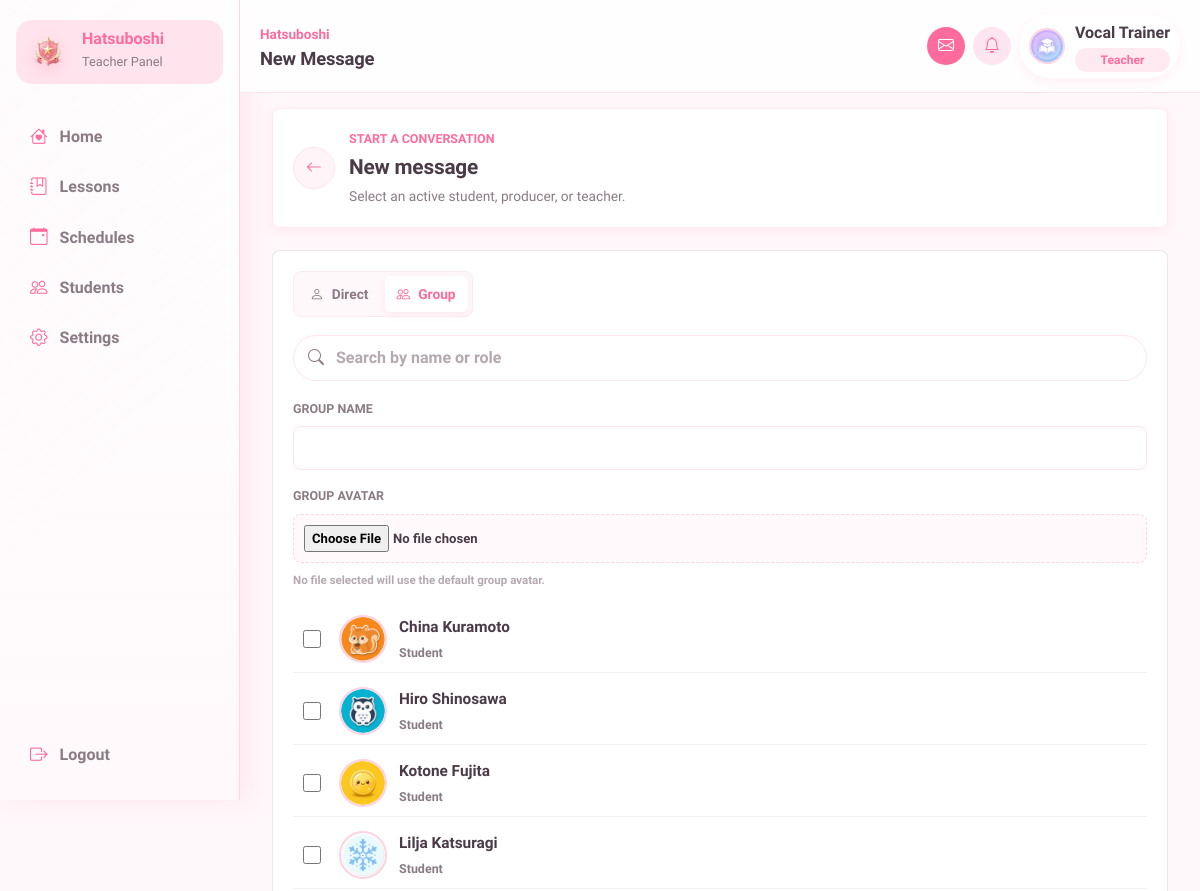
Before: /messages/compose.php?mode=group (signed in, upper part) with the older database file.
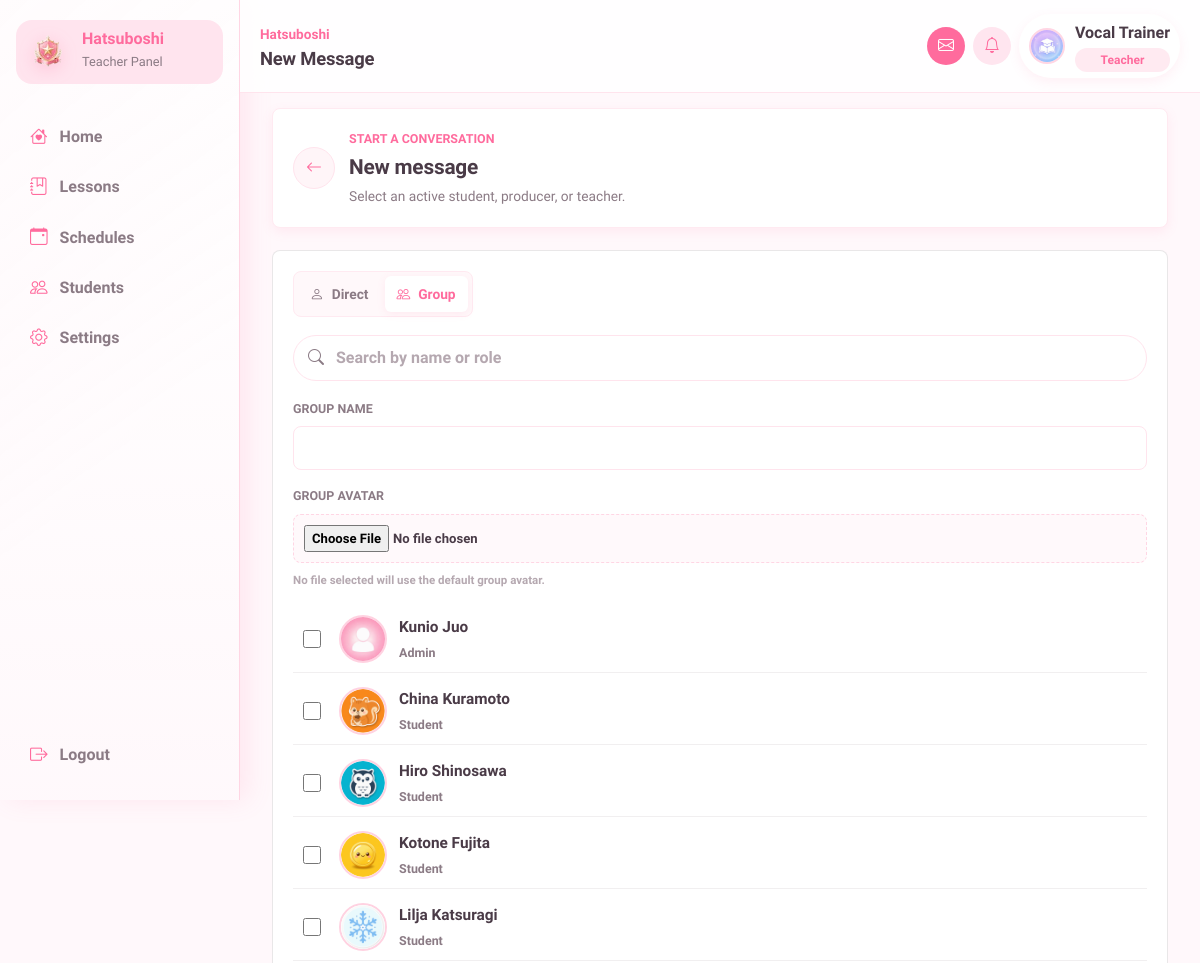
After: the same page with the newer database file.
### tables this page shows
CREATE TABLE `users` (
  `id` int(11) NOT NULL AUTO_INCREMENT,
  `username` varchar(50) NOT NULL,
  `password` varchar(255) NOT NULL,
  `role` enum('admin','producer','teacher','student') NOT NULL,
  `avatar` varchar(255) DEFAULT NULL,
  `is_active` tinyint(1) NOT NULL DEFAULT 1,
  `created_at` datetime NOT NULL DEFAULT current_timestamp(),
  `updated_at` datetime NOT NULL DEFAULT current_timestamp() ON UPDATE current_timestamp(),
  `last_login` datetime DEFAULT NULL,
  `theme_primary_color` varchar(20) DEFAULT '#FF6B9D',
  `theme_secondary_color` varchar(20) DEFAULT '#FFB3D1',
  PRIMARY KEY (`id`),
  UNIQUE KEY `uniq_users_username` (`username`),
  KEY `idx_users_role` (`role`),
  KEY `idx_users_is_active` (`is_active`)
);

### includes/message_group_helpers.php (called while the page is built, shortened)
<?php
function ensure_message_group_schema(PDO $pdo): void
{
    $column_exists = static function (string $table, string $column) use ($pdo): bool {
        $stmt = $pdo->prepare(
            'SELECT COUNT(*)
             FROM INFORMATION_SCHEMA.COLUMNS
             WHERE TABLE_SCHEMA = DATABASE()
               AND TABLE_NAME = ?
               AND COLUMN_NAME = ?'
        );
        $stmt->execute([$table, $column]);
        return (int) $stmt->fetchColumn() > 0;
    };
    try {
        $pdo->exec(
            "ALTER TABLE conversations
             MODIFY conversation_type enum('direct','system','group') NOT NULL DEFAULT 'direct'"
        );
    } catch (PDOException $exception) {
    }
    $conversation_columns = [
        'group_name' => 'ALTER TABLE conversations ADD COLUMN group_name VARCHAR(100) NULL AFTER direct_key',
        'group_avatar' => 'ALTER TABLE conversations ADD COLUMN group_avatar VARCHAR(255) NULL AFTER group_name',
        'created_by' => 'ALTER TABLE conversations ADD COLUMN created_by INT NULL AFTER group_avatar',
    ];
    foreach ($conversation_columns as $column => $sql) {
        if (!$column_exists('conversations', $column)) {
            $pdo->exec($sql);
        }
    }
    if (!$column_exists('conversation_participants', 'is_group_admin')) {
        $pdo->exec(
            'ALTER TABLE conversation_participants
             ADD COLUMN is_group_admin TINYINT(1) NOT NULL DEFAULT 0 AFTER is_muted'
        );
    }
}
function get_group_message_contacts(PDO $pdo, int $current_user_id, string $current_role): array
{
    ensure_message_group_schema($pdo);
    $role_sql = $current_role === 'student'
        ? 'AND u.role IN ("student", "producer", "teacher")'
        : 'AND u.role IN ("admin", "student", "producer", "teacher")';
    $stmt = $pdo->prepare(
        'SELECT
            u.id,
            u.username,
            u.role,
            u.avatar,
            COALESCE(s.name, t.name, u.username) AS display_name,
            t.specialty
         FROM users u
         LEFT JOIN students s ON s.user_id = u.id
         LEFT JOIN teachers t ON t.user_id = u.id
         WHERE u.id <> ?
           AND u.is_active = 1
           ' . $role_sql . '
         ORDER BY
            FIELD(u.role, "admin", "student", "producer", "teacher"),
            display_name'
    );
    $stmt->execute([$current_user_id]);
    return $stmt->fetchAll();
}

### includes/messages_helpers.php (called while the page is built, shortened)
<?php
require_once __DIR__ . '/message_group_helpers.php';
function get_message_contacts(PDO $pdo, int $current_user_id): array
{
    $stmt = $pdo->prepare(
        'SELECT
            u.id,
            u.username,
            u.role,
            u.avatar,
            COALESCE(s.name, t.name, u.username) AS display_name,
            t.specialty
         FROM users u
         LEFT JOIN students s ON s.user_id = u.id
         LEFT JOIN teachers t ON t.user_id = u.id
         WHERE u.id <> ?
           AND u.is_active = 1
           AND u.role IN ("student", "producer", "teacher")
         ORDER BY
            FIELD(u.role, "student", "producer", "teacher"),
            display_name'
    );
    $stmt->execute([$current_user_id]);
    return $stmt->fetchAll();
}
function message_avatar_path(?string $avatar, ?string $role): string
{
    $avatar = trim((string) $avatar);
    $role = (string) $role;
    $default_avatar = match ($role) {
        'group' => '/gakumas-sms/assets/images/avatars/default.webp',
        'producer' => '/gakumas-sms/assets/images/avatars/default_producer.webp',
        'teacher' => '/gakumas-sms/assets/images/avatars/default_teacher.webp',
        default => '/gakumas-sms/assets/images/avatars/default.webp',
    };
    $local_avatar_exists = static function (string $web_path): bool {
        $path = (string) parse_url($web_path, PHP_URL_PATH);
        if (!str_starts_with($path, '/gakumas-sms/')) {
            return true;
        }
        $base_dir = realpath(__DIR__ . '/..');
        if (!$base_dir) {
            return false;
        }
        $relative = rawurldecode(substr($path, strlen('/gakumas-sms/')));
        $candidate = $base_dir . DIRECTORY_SEPARATOR . str_replace('/', DIRECTORY_SEPARATOR, $relative);
        $real_candidate = realpath($candidate);
        return $real_candidate !== false
            && str_starts_with($real_candidate, $base_dir . DIRECTORY_SEPARATOR)
            && is_file($real_candidate);
    };
    if ($avatar !== '') {
        if (str_starts_with($avatar, '/')) {
            return $local_avatar_exists($avatar) ? $avatar : $default_avatar;
        }
        $avatar_path = $role === 'student'
            ? '/gakumas-sms/assets/images/avatars/idols/' . rawurlencode($avatar)
            : '/gakumas-sms/assets/images/avatars/' . rawurlencode($avatar);
        return $local_avatar_exists($avatar_path) ? $avatar_path : $default_avatar;
    }
    return $default_avatar;
}

### messages/compose.php (the view, shortened to what the changed rows need)
<?php
require_once __DIR__ . '/../config/database.php';
require_once __DIR__ . '/../includes/messages_helpers.php';
$user_id = (int) $_SESSION['id'];
$contacts = get_message_contacts($pdo, $user_id);
$group_contacts = get_group_message_contacts($pdo, $user_id, (string) $_SESSION['role']);
require_once __DIR__ . '/../includes/header.php';
require_once __DIR__ . '/../includes/sidebar.php';
?>
<main class="dashboard-main messages-main">
    <section class="message-page-heading">
        <div>
            <h2>New message</h2>
        </div>
    </section>
    <section class="compose-panel">
        <?php if (($_GET['mode'] ?? '') === 'group'): ?>
            <?php if (empty($group_contacts)): ?>
                <div class="messages-empty-state">
                    <i class="bi bi-person-x"></i>
                    <h3>No users available</h3>
                    <p>There are no active users you can add to a group.</p>
                </div>
            <?php else: ?>
                <form method="post" class="group-compose-form" enctype="multipart/form-data">
                    <div class="recipient-list" aria-label="Available group members">
                        <?php foreach ($group_contacts as $contact): ?>
                            <?php
                            $contact_detail = $contact['role'] === 'teacher' && !empty($contact['specialty'])
                                ? ucfirst((string) $contact['specialty']) . ' teacher'
                                : ucfirst((string) $contact['role']);
                            ?>
                            <label
                                class="recipient-row group-recipient-row"
                                data-recipient-row
                                data-recipient-search="<?= htmlspecialchars(
                                    strtolower($contact['display_name'] . ' ' . $contact_detail),
                                    ENT_QUOTES,
                                    'UTF-8'
                                ) ?>"
                            >
                                <input type="checkbox" name="member_ids[]" value="<?= (int) $contact['id'] ?>">
                                <img
                                    src="<?= htmlspecialchars(
                                        message_avatar_path($contact['avatar'], $contact['role']),
                                        ENT_QUOTES,
                                        'UTF-8'
                                    ) ?>"
                                    alt=""
                                    class="conversation-avatar"
                                >
                                <span class="recipient-select-button">
                                    <span>
                                        <strong><?= htmlspecialchars($contact['display_name'], ENT_QUOTES, 'UTF-8') ?></strong>
                                        <small><?= htmlspecialchars($contact_detail, ENT_QUOTES, 'UTF-8') ?></small>
                                    </span>
                                </span>
                            </label>
                        <?php endforeach; ?>
                    </div>
                </form>
            <?php endif; ?>
        <?php endif; ?>
    </section>
</main>
<?php require_once __DIR__ . '/../includes/footer.php'; ?>

### includes/sidebar.php (shortened to what the changed rows need)
<?php
$current_page = basename($_SERVER['PHP_SELF']);
$role = $_SESSION['role'] ?? 'student';
$student_nav = [
    ['label' => 'Home', 'url' => '/gakumas-sms/student/dashboard.php', 'icon' => 'bi-house-heart', 'page' => 'dashboard.php'],
    ['label' => 'Lessons', 'url' => '/gakumas-sms/student/lessons.php', 'icon' => 'bi-journal-bookmark', 'page' => 'lessons.php'],
    ['label' => 'Schedule', 'url' => '/gakumas-sms/student/schedule.php', 'icon' => 'bi-calendar-event', 'page' => 'schedule.php'],
    ['label' => 'Song', 'url' => '/gakumas-sms/student/song.php', 'icon' => 'bi-music-note-list', 'page' => 'song.php'],
    ['label' => 'Stats', 'url' => '/gakumas-sms/student/stats.php', 'icon' => 'bi-bar-chart-line', 'page' => 'stats.php'],
    ['label' => 'Request', 'url' => '/gakumas-sms/student/request.php', 'icon' => 'bi-send', 'page' => 'request.php'],
    ['label' => 'Profile', 'url' => '/gakumas-sms/student/profile.php', 'icon' => 'bi-person-circle', 'page' => 'profile.php'],
    ['label' => 'Settings', 'url' => '/gakumas-sms/student/settings.php', 'icon' => 'bi-gear', 'page' => 'settings.php'],
];
$producer_nav = [
    ['label' => 'Home', 'url' => '/gakumas-sms/producer/dashboard.php', 'icon' => 'bi-house-heart', 'page' => 'dashboard.php'],
    [
        'label' => 'Students',
        'url' => '/gakumas-sms/producer/students.php',
        'icon' => 'bi-people',
        'page' => 'students.php',
        'pages' => ['students.php', 'student_add.php', 'student_edit.php', 'student_delete.php', 'student_messages.php'],
    ],
    ['label' => 'Schedules', 'url' => '/gakumas-sms/producer/schedules.php', 'icon' => 'bi-calendar-event', 'page' => 'schedules.php'],
    ['label' => 'Lessons', 'url' => '/gakumas-sms/producer/lessons.php', 'icon' => 'bi-journal-bookmark', 'page' => 'lessons.php'],
    ['label' => 'Songs', 'url' => '/gakumas-sms/producer/songs.php', 'icon' => 'bi-music-note-list', 'page' => 'songs.php'],
    ['label' => 'Events', 'url' => '/gakumas-sms/producer/events.php', 'icon' => 'bi-stars', 'page' => 'events.php'],
    ['label' => 'Reports', 'url' => '/gakumas-sms/producer/reports.php', 'icon' => 'bi-bar-chart-line', 'page' => 'reports.php'],
    [
        'label' => 'Request',
        'url' => '/gakumas-sms/producer/request.php',
        'icon' => 'bi-clipboard-check',
        'page' => 'request.php',
        'pages' => ['request.php', 'request_view.php'],
    ],
    ['label' => 'Settings', 'url' => '/gakumas-sms/producer/settings.php', 'icon' => 'bi-gear', 'page' => 'settings.php'],
];
$admin_nav = [
    ['label' => 'Home', 'url' => '/gakumas-sms/admin/dashboard.php', 'icon' => 'bi-house-heart', 'page' => 'dashboard.php'],
    ['label' => 'Users', 'url' => '/gakumas-sms/admin/users.php', 'icon' => 'bi-person-gear', 'page' => 'users.php'],
    ['label' => 'Students', 'url' => '/gakumas-sms/admin/students.php', 'icon' => 'bi-people', 'page' => 'students.php'],
    ['label' => 'Producers', 'url' => '/gakumas-sms/admin/producers.php', 'icon' => 'bi-person-badge', 'page' => 'producers.php'],
    ['label' => 'Teachers', 'url' => '/gakumas-sms/admin/teachers.php', 'icon' => 'bi-mortarboard', 'page' => 'teachers.php'],
    [
        'label' => 'Songs',
        'url' => '/gakumas-sms/admin/songs.php',
        'icon' => 'bi-music-note-list',
        'page' => 'songs.php',
        'pages' => ['songs.php', 'student_songs.php'],
    ],
    [
        'label' => 'Request',
        'url' => '/gakumas-sms/admin/request.php',
        'icon' => 'bi-clipboard-check',
        'page' => 'request.php',
        'pages' => ['request.php', 'request_view.php'],
    ],
    ['label' => 'Settings', 'url' => '/gakumas-sms/admin/settings.php', 'icon' => 'bi-gear', 'page' => 'settings.php'],
];
$teacher_nav = [
    ['label' => 'Home', 'url' => '/gakumas-sms/teacher/dashboard.php', 'icon' => 'bi-house-heart', 'page' => 'dashboard.php'],
    ['label' => 'Lessons', 'url' => '/gakumas-sms/teacher/lessons.php', 'icon' => 'bi-journal-bookmark', 'page' => 'lessons.php'],
    ['label' => 'Schedules', 'url' => '/gakumas-sms/teacher/schedules.php', 'icon' => 'bi-calendar-event', 'page' => 'schedules.php'],
    ['label' => 'Students', 'url' => '/gakumas-sms/teacher/students.php', 'icon' => 'bi-people', 'page' => 'students.php'],
    ['label' => 'Settings', 'url' => '/gakumas-sms/teacher/settings.php', 'icon' => 'bi-gear', 'page' => 'settings.php'],
];
$nav_items = match ($role) {
    'admin' => $admin_nav,
    'producer' => $producer_nav,
    'teacher' => $teacher_nav,
    default => $student_nav,
};
?>
<aside class="app-sidebar offcanvas-xl offcanvas-start" tabindex="-1" id="mobileSidebar"
    aria-labelledby="mobileSidebarLabel">
    <nav class="sidebar-nav">
        <?php foreach ($nav_items as $item): ?>
        <?php $active_pages = $item['pages'] ?? [$item['page']]; ?>
        <a href="<?= htmlspecialchars($item['url']) ?>"
            class="sidebar-link <?= in_array($current_page, $active_pages, true) ? 'active' : '' ?>">
            <i class="bi <?= htmlspecialchars($item['icon'], ENT_QUOTES, 'UTF-8') ?>"></i>
            <span><?= htmlspecialchars($item['label'], ENT_QUOTES, 'UTF-8') ?></span>
        </a>
        <?php endforeach; ?>
    </nav>
</aside>

Changed rows visible on the page:
now on this page (row edited): users: shows a picture, display_name "Kunio Juo", role "Admin"
